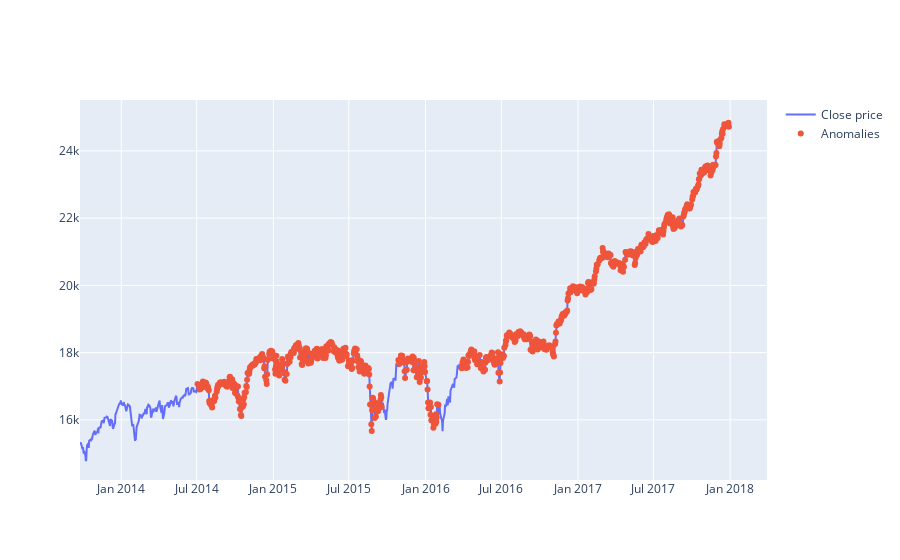

Notebook code for this chart:
### Code cell
fig = go.Figure()
fig.add_trace(go.Scatter(x = test[window:].index, y = test[window:].Close, mode = 'lines', name = 'Close price'))
fig.add_trace(go.Scatter(x = anomalies.index, y = anomalies['Close'], mode = 'markers', name = 'Anomalies'))
fig.update_layout(showlegend = True)
fig.show()

### Figure 1 — Plotly figure (JSON) as saved in the notebook; plotly's stock layout.template omitted (floating-point values rounded to 4 significant figures; data arrays with more than 128 entries replaced by an {"elided": "..."} marker saying what was removed)
{"data": [{"mode": "lines", "name": "Close price", "type": "scatter", "x": {"elided": "1064 str values"}, "y": {"elided": "1064 float values"}}, {"mode": "markers", "name": "Anomalies", "type": "scatter", "x": {"elided": "817 str values"}, "y": {"elided": "817 float values"}}], "layout": {"showlegend": true}}
